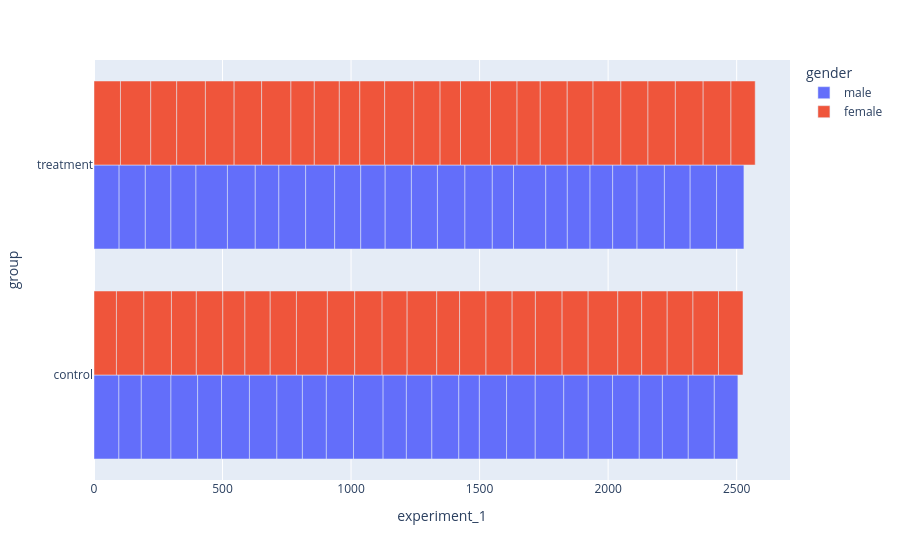

The notebook cell saved with this chart:
### Code cell
df = px.data.experiment()
fig = px.bar(df, x = "experiment_1", y = "group", color = "gender", barmode = "group")
fig.show()

### Figure 1 — Plotly figure (JSON) as saved in the notebook; plotly's stock layout.template omitted (floating-point values rounded to 4 significant figures)
{"data": [{"alignmentgroup": "True", "hovertemplate": "gender=male<br>experiment_1=%{x}<br>group=%{y}<extra></extra>", "legendgroup": "male", "marker": {"color": "#636efa", "pattern": {"shape": ""}}, "name": "male", "offsetgroup": "male", "orientation": "h", "showlegend": true, "textposition": "auto", "type": "bar", "x": [96.88, 97.69, 87.11, 102.0, 115.4, 99.62, 103.7, 97.41, 93.0, 122.5, 108.6, 108.2, 106.7, 91.77, 99.36, 104.2, 93.1, 112.8, 105.6, 101.6, 115.2, 94.98, 90.54, 102.1, 99.16, 101.2, 104.8, 107.0, 79.91, 106.5, 105.9, 82.45, 111.6, 125.5, 110.8, 83.83, 95.34, 88.39, 94.5, 88.03, 104.0, 94.75, 89.99, 106.5, 100.6, 100.2, 101.3, 102.8, 91.74, 106.4], "xaxis": "x", "y": ["control", "treatment", "control", "treatment", "control", "treatment", "control", "treatment", "control", "treatment", "control", "treatment", "control", "treatment", "control", "treatment", "control", "treatment", "control", "treatment", "control", "treatment", "control", "treatment", "control", "treatment", "control", "treatment", "control", "treatment", "control", "treatment", "control", "treatment", "control", "treatment", "control", "treatment", "control", "treatment", "control", "treatment", "control", "treatment", "control", "treatment", "control", "treatment", "control", "treatment"], "yaxis": "y"}, {"alignmentgroup": "True", "hovertemplate": "gender=female<br>experiment_1=%{x}<br>group=%{y}<extra></extra>", "legendgroup": "female", "marker": {"color": "#EF553B", "pattern": {"shape": ""}}, "name": "female", "offsetgroup": "female", "orientation": "h", "showlegend": true, "textposition": "auto", "type": "bar", "x": [87.3, 103.0, 106.7, 117.8, 107.3, 100.9, 96.83, 111.7, 103.0, 111.7, 86.0, 107.0, 98.34, 114.0, 102.1, 90.84, 120.3, 97.39, 106.4, 79.63, 106.5, 96.78, 97.37, 113.3, 115.2, 102.2, 88.87, 79.43, 102.8, 116.6, 101.6, 103.5, 90.53, 90.21, 103.9, 104.9, 101.3, 100.5, 115.3, 108.2, 93.03, 105.4, 99.2, 106.5, 100.3, 108.2, 99.18, 108.2, 95.41, 94.27], "xaxis": "x", "y": ["control", "treatment", "control", "treatment", "control", "treatment", "control", "treatment", "control", "treatment", "control", "treatment", "control", "treatment", "control", "treatment", "control", "treatment", "control", "treatment", "control", "treatment", "control", "treatment", "control", "treatment", "control", "treatment", "control", "treatment", "control", "treatment", "control", "treatment", "control", "treatment", "control", "treatment", "control", "treatment", "control", "treatment", "control", "treatment", "control", "treatment", "control", "treatment", "control", "treatment"], "yaxis": "y"}], "layout": {"barmode": "group", "legend": {"title": {"text": "gender"}, "tracegroupgap": 0}, "margin": {"t": 60}, "xaxis": {"anchor": "y", "domain": [0, 1], "title": {"text": "experiment_1"}}, "yaxis": {"anchor": "x", "domain": [0, 1], "title": {"text": "group"}}}}
